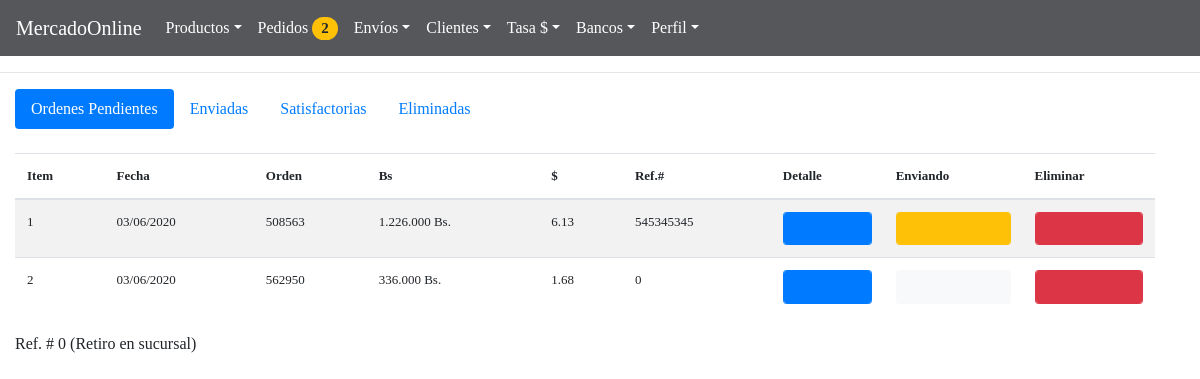
/BackAdmin/index.php?action=orders (signed in), run on an earlier commit of the app's database.
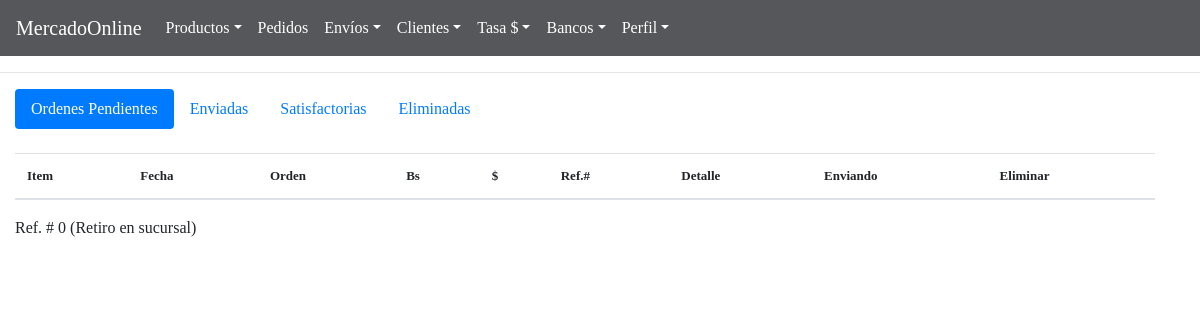
And on a later commit of the database.
### tables this page shows
CREATE TABLE `pedido` (
  `id` int(11) NOT NULL,
  `idorder` int(11) NOT NULL,
  `iduser` int(11) NOT NULL,
  `reference` int(11) NOT NULL,
  `mount` decimal(10,2) NOT NULL,
  `convertion` decimal(10,2) NOT NULL,
  `date` timestamp NOT NULL DEFAULT CURRENT_TIMESTAMP ON UPDATE CURRENT_TIMESTAMP,
  `status` int(11) NOT NULL,
  `branch` int(11) NOT NULL
);

### BackAdmin/models/connection.php (called while the page is built)
<?php
class connection{
	 public static function connect(){
	 	$link = new PDO("mysql:host=localhost;dbname=mercadoonline","root","");
	 	return $link;
	 }
}

### BackAdmin/models/purchaseOrderModel.php (called while the page is built, shortened)
<?php
require_once "connection.php";
class purchaseOrderModel{
	 public static function viewPurchaseOrderModel($table){
	 		 	$stmt = connection::connect()->prepare("SELECT id,idorder, iduser, reference, mount, convertion,status, date, branch FROM $table WHERE status = 0 ORDER BY date ASC");
		 					$stmt -> execute();
		 					return $stmt->fetchAll();
	 		}
 					public static function viewCountOrdersModel($table){
 					$stmt = connection::connect()->prepare("SELECT COUNT(*) as id FROM $table WHERE status = 0");
		 			$stmt -> execute();
		 			return $stmt->fetch();
 					}
}

### BackAdmin/controllers/controllerPage.php (called while the page is built)
<?php
class page{
 public static function template(){
 			include "views/template.php";
 		}
 public static function pageConnectController(){
if (isset( $_GET["action"])) {
	 	$controllerPage = $_GET["action"];
}
else{
	$controllerPage ="index";
}
 	$answer = pageModel::pageConnectModel($controllerPage);
 	include $answer;
 }
}

### BackAdmin/controllers/purchaseOrderController.php (the view, shortened to what the changed rows need)
<?php
class purchaseOrderController {
	 public static function viewPurchaseOrderController(){
	 	$answer = purchaseOrderModel::viewPurchaseOrderModel("pedido");
	 	foreach ($answer as $row => $item) {
	 	$newDate = date("d/m/yy", strtotime($item["date"]));
	 			$row = $row +1;
 					if ($item["reference"]==0) {
	 				$disabledButton = "";
	 				$colorLight = "btn-light";
	 				$icon = " fa fa-user btn-sm";
	 				$NoDisplayBranch="";
	 		}
	 		else
	 		{
	 				$disabledButton = "";
	 				$colorLight = "btn-warning";
	 				$icon = " fa fa-truck btn-sm";
	 				$NoDisplayBranch ="style= display:none";
	 		}
	 			echo '
							<tr>
								<td>'.$row.'</td>
								<td>'.$newDate.'</td>
								<td>'.$item["idorder"].'</td>
								<td>'.number_format($item["mount"], 0, ",", ".").' Bs.</td>
								<td>'.$item["convertion"].'</td>
								<td>'.$item["reference"].'</td>
				<td><a href="#detail'.$row.'"  data-toggle="modal">
				<button type="button" class="form-control btn-primary fa fa-th-list btn-sm"></button></a>
				<div class="modal fade" id="detail'.$row.'" tabindex="-1" role="dialog" aria-labelledby="myModalLabel" ariahidden="true">
				<div class="modal-dialog"  modal-lg   role="document" >
				<div class="modal-content">
				<div class="modal-header">
				<button type="button" class="close" data-dismiss="modal" aria-label="Close">
				<span aria-hidden="true">&times;</span> </button>
				</div>
				<div class="modal-body "; margin: 0%;">';
				$dataIdOrderController = $item["idorder"];
				$dataIdClientController = $item["iduser"];
				$answerIdProduct = purchaseOrderModel::viewIdProductPurchaseOrderModel($dataIdOrderController, "pedido_has_producto");
				$answerDataClient = clientModel::viewPurchaseClientModel($dataIdClientController, "clientes");
				$answerBranchAddress = branchModel::viewBranchModelByOrder($item["branch"], "sucursales");
				echo
				 '<table class="table  table-light" style="font-size:12px;">
				<thead>
				<tr>
				<th style="font-size:15px;">Orden #  '.$item["idorder"].'</th>
				</tr>
				<th style="text-align:left">Cliente:  '.$answerDataClient["name"].'  '.$answerDataClient["lastname"].' -Documento: '.$answerDataClient["identification"].'   -Telefono:  '.$answerDataClient["phone"].'</th>
				</tr>
				<th style="text-align:left">Dirección: '.$answerDataClient["address"].'   - '.$answerDataClient["municipality"].' - '.$answerDataClient["estate"].'
				<tr>
				<td '.$NoDisplayBranch.'>Sucursal:  '.$answerBranchAddress["branch"].'</td>
				</tr>
				</th>
			</thead>
				</table>
				<br>';
foreach ($answerIdProduct as $row => $item) {
$total= $item["cant"]*$item["price"];
echo'
	<tbody>
		<tr>
				<td>'.$item["title"].'</td>
				<td>'.$item["cant"].'</td>
				<td>'.number_format($item["price"], 0, ",", ".").' Bs.</td>
				<td>'.number_format($total, 0, ",", ".").' Bs.</td>
		</tr>
	</tbody>	';
				}
			echo '
			</div>
			</div>
				<td><a href="#statusSend'.$row.'"  data-toggle="modal">
				<button type="button" class="form-control '.$colorLight .' '.$icon .' " '.$disabledButton.'></button></a>
				<div class="modal fade" id="statusSend'.$row.'" tabindex="-1" role="dialog" aria-labelledby="myModalLabel" ariahidden="true">
			<h5> Orden # '.$item["idorder"].'</h5>
			<input type="text" class="form-control" name="idOrderSend" value='.$item["idorder"].' style="display:none">
					</div>
							</td>
				<td><a href="#statusDelete'.$row.'"  data-toggle="modal">
				<button type="button" class="form-control btn-danger fa fa-trash btn-sm"></button></a>
				<div class="modal fade" id="statusDelete'.$row.'" tabindex="-1" role="dialog" aria-labelledby="myModalLabel" ariahidden="true">
			<h5> Orden # '.$item["idorder"].'</h5>
			<input type="text" class="form-control" name="idOrderDelete" value='.$item["idorder"].' style="display:none">
					</div>
							</td>
							';
								}
	 		}
	 		 	     public static function viewCountOrdersController(){
	 		 	      $answer = purchaseOrderModel::viewCountOrdersModel("pedido");
					if ($answer["id"]==0) {
					echo'  <span class="badge badge-danger badge-pill" style="font-family: Pavanam-Regular; font-size: 15px; display: none" >'.$answer["id"].'</span>';
					}else{
					echo'  <span class="badge badge-warning 14 badge-pill" style="font-family: Pavanam-Regular; font-size: 15px; " >'.$answer["id"].'</span>';
										}
	 		 	     }
}

What changed in the data, as far as the page shows it:
removed pedido: date "03/06/2020", idorder "508563", mount "1.226.000", convertion "6.13", reference "545345345"
removed pedido: date "03/06/2020", idorder "562950", mount "336.000", convertion "1.68", reference "0"
Also different on the page:
$answer["id"]: "2" → (not shown)
